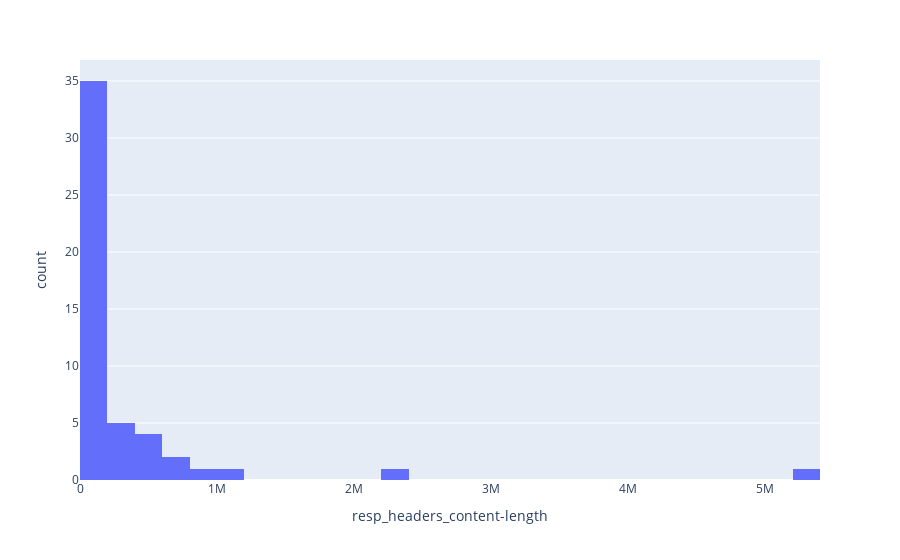

Source (notebook cell):
### Code cell
import plotly.express as px
px.histogram(pink_imgs, x='resp_headers_content-length', nbins=50)

### Figure 1 — Plotly figure (JSON) as saved in the notebook; plotly's stock layout.template omitted (floating-point values rounded to 4 significant figures)
{"data": [{"alignmentgroup": "True", "bingroup": "x", "hovertemplate": "resp_headers_content-length=%{x}<br>count=%{y}<extra></extra>", "legendgroup": "", "marker": {"color": "#636efa", "pattern": {"shape": ""}}, "name": "", "nbinsx": 50, "offsetgroup": "", "orientation": "v", "showlegend": false, "type": "histogram", "x": [269218, 209293, 94077, 85968, 189780, 45, 22253, 794568, 116369, 148210, 2340126, 75473, 403489, 581544, 507209, 15000, 58599, 644051, 146212, 123530, 145883, 19818, 33268, 66103, 195402, 121116, 315064, 38354, 16687, 19257, 28638, 94698, 81307, 5274641, 161170, 58413, 16199, 124664, 847767, 291790, 94800, 66506, 47826, 43770, 188146, 196431, 1034549, 31204, 287340, 489883], "xaxis": "x", "yaxis": "y"}], "layout": {"autosize": true, "barmode": "relative", "legend": {"tracegroupgap": 0}, "margin": {"t": 60}, "xaxis": {"anchor": "y", "autorange": true, "domain": [0, 1], "range": [-0.5, 5400000.0], "title": {"text": "resp_headers_content-length"}, "type": "linear"}, "yaxis": {"anchor": "x", "autorange": true, "domain": [0, 1], "range": [0, 36.84], "title": {"text": "count"}}}}
